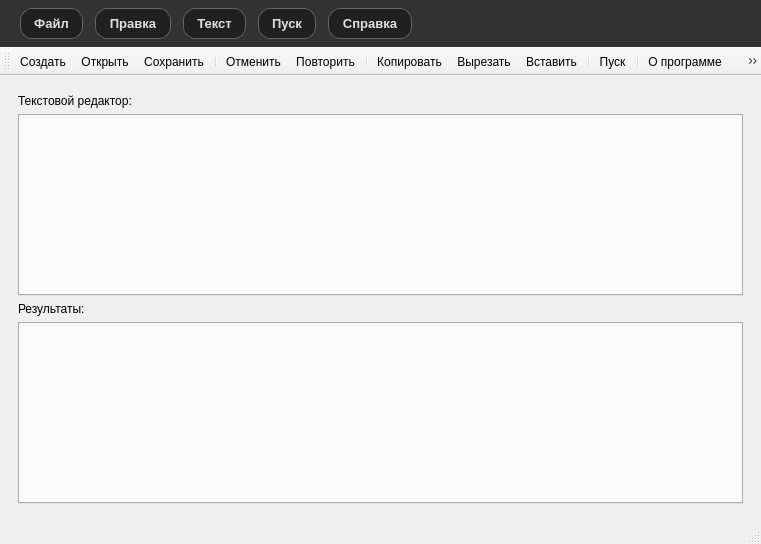
<?xml version="1.0" encoding="UTF-8"?>
<ui version="4.0">
 <class>MainWindow</class>
 <widget class="QMainWindow" name="MainWindow">
  <property name="geometry">
   <rect>
    <x>0</x>
    <y>0</y>
    <width>761</width>
    <height>544</height>
   </rect>
  </property>
  <property name="windowTitle">
   <string>MainWindow</string>
  </property>
  <widget class="QWidget" name="centralwidget">
   <layout class="QVBoxLayout" name="verticalLayout_2">
    <item>
     <widget class="QFrame" name="frame">
      <property name="styleSheet">
       <string notr="true">Qframe{
border:none;
}
</string>
      </property>
      <property name="frameShape">
       <enum>QFrame::Shape::NoFrame</enum>
      </property>
      <property name="frameShadow">
       <enum>QFrame::Shadow::Raised</enum>
      </property>
      <property name="lineWidth">
       <number>0</number>
      </property>
      <layout class="QVBoxLayout" name="verticalLayout_3">
       <item>
        <widget class="QLabel" name="label_2">
         <property name="text">
          <string>Текстовой редактор:</string>
         </property>
        </widget>
       </item>
       <item>
        <layout class="QVBoxLayout" name="verticalLayout">
         <property name="spacing">
          <number>-1</number>
         </property>
         <item>
          <widget class="QTabWidget" name="tabWidgetEditor">
           <property name="currentIndex">
            <number>-1</number>
           </property>
          </widget>
         </item>
         <item>
          <widget class="QLabel" name="label">
           <property name="text">
            <string>Результаты:</string>
           </property>
          </widget>
         </item>
         <item>
          <widget class="QTabWidget" name="tabWidgetResult">
           <property name="enabled">
            <bool>true</bool>
           </property>
           <property name="currentIndex">
            <number>-1</number>
           </property>
          </widget>
         </item>
        </layout>
       </item>
      </layout>
     </widget>
    </item>
   </layout>
  </widget>
  <widget class="QMenuBar" name="menubar">
   <property name="geometry">
    <rect>
     <x>0</x>
     <y>0</y>
     <width>761</width>
     <height>46</height>
    </rect>
   </property>
   <property name="styleSheet">
    <string notr="true">
/* Стиль для Menu Bar - темная тема */
QMenuBar {
    background-color: rgba(40, 40, 40, 0.95);
    border: none;
    border-bottom: 1px solid rgba(50, 50, 50, 0.1);
    padding: 6px 10px;
    spacing: 8px;
    font-family: -apple-system, BlinkMacSystemFont, 'Segoe UI', Roboto, Helvetica, Arial;
    font-size: 13px;
    font-weight: 500;
    color: #e0e0e0;
}

/* Стиль для элементов Menu Bar - круглые кнопки */
QMenuBar::item {
    background-color: rgba(30, 30, 30, 0.9);
    border: 1px solid rgba(100, 100, 100, 1);
    padding: 7px 13px;
    margin: 2px 2px;
    border-radius: 12px;  /* Увеличено с 2px до 15px для круглых кнопок */
    color: #e0e0e0;
    font-weight: 500;
}

/* Также можно увеличить радиус для других состояний */
QMenuBar::item:selected {
    background-color: rgba(255, 255, 255, 0.1);
    color: #ffffff;
    border-radius: 12px;  /* Добавлено для единообразия */
}

QMenuBar::item:pressed {
    background-color: rgba(255, 255, 255, 0.15);
    color: #ffffff;
    border-radius: 12px;  /* Добавлено для единообразия */
}

QMenuBar::item:open {
    background-color: rgba(40, 40, 40, 0.98);
    border: none;
    border-radius: 12px 12px 0 0;  /* Скруглены только верхние углы когда меню открыто */
}

/* Стиль для выпадающих меню - темная тема */
QMenu {
    background-color: rgba(40, 40, 40, 0.98);
    border: 1px solid rgba(255, 255, 255, 0.1);
    border-radius: 8px;
    padding: 6px 0px;
    font-family: -apple-system, BlinkMacSystemFont, 'Segoe UI', Roboto, Helvetica, Arial;
    font-size: 13px;
    color: #e0e0e0;
    
    /* Тень для меню - более выраженная в темной теме */
    box-shadow: 0 8px 20px rgba(0, 0, 0, 0.5);
}

/* Стиль для пунктов меню */
QMenu::item {
    background-color: transparent;
    padding: 8px 24px 8px 16px;
    margin: 2px 6px;
    border-radius: 12px;
    color: #e0e0e0;
}

/* Стиль для выбранного пункта меню - синий акцент */
QMenu::item:selected {
    background-color: #0066CC;
    color: white;
    border-radius: 12px;
}

/* Стиль для недоступных пунктов */
QMenu::item:disabled {
    color: rgba(255, 255, 255, 0.3);
    background-color: transparent;
}

/* Стиль для разделителей */
QMenu::separator {
    height: 1px;
    background-color: rgba(255, 255, 255, 0.15);
    margin: 6px 12px;
}</string>
   </property>
   <property name="nativeMenuBar">
    <bool>false</bool>
   </property>
   <widget class="QMenu" name="menu">
    <property name="title">
     <string>Файл</string>
    </property>
    <addaction name="create"/>
    <addaction name="open"/>
    <addaction name="save"/>
    <addaction name="saveAs"/>
    <addaction name="exit"/>
   </widget>
   <widget class="QMenu" name="menu_2">
    <property name="title">
     <string>Правка</string>
    </property>
    <addaction name="back"/>
    <addaction name="forward"/>
    <addaction name="cut"/>
    <addaction name="copy"/>
    <addaction name="paste"/>
    <addaction name="deleteFile"/>
    <addaction name="selectAll"/>
   </widget>
   <widget class="QMenu" name="menu_3">
    <property name="title">
     <string>Текст</string>
    </property>
    <addaction name="action_17"/>
    <addaction name="action_18"/>
    <addaction name="action_19"/>
    <addaction name="action_20"/>
    <addaction name="action_21"/>
    <addaction name="action_22"/>
    <addaction name="action_23"/>
   </widget>
   <widget class="QMenu" name="menu_4">
    <property name="title">
     <string>Пуск</string>
    </property>
    <addaction name="play"/>
   </widget>
   <widget class="QMenu" name="menu_5">
    <property name="title">
     <string>Справка</string>
    </property>
    <addaction name="about"/>
    <addaction name="info"/>
   </widget>
   <addaction name="menu"/>
   <addaction name="menu_2"/>
   <addaction name="menu_3"/>
   <addaction name="menu_4"/>
   <addaction name="menu_5"/>
  </widget>
  <widget class="QStatusBar" name="statusbar"/>
  <widget class="QToolBar" name="toolBar">
   <property name="windowTitle">
    <string>toolBar</string>
   </property>
   <property name="styleSheet">
    <string notr="true">/* Стиль для ToolBar */
QToolBar {
    border: none;
    border-bottom: 2px solid rgba(255, 255, 255, 0.15);
    spacing: 2px;
    padding: 2px;
	background-color: rgb(50,50,50);
}

/* Стиль для элементов ToolBar (кнопки) */
QToolButton {
    color: #e0e0e0;
    font-weight: 500;
    font-size: 13px;
    min-width: 32px;
    min-height: 32px;
    max-width: 32px;
    max-height: 32px;
    margin: 5px;
    border: none;  /* Убираем border по умолчанию */
    spacing: 5px;
    /* Выравнивание иконки */
    icon-size: 18px;
}

/* Hover состояние */
QToolButton:hover {
    background-color: rgba(255, 255, 255, 0.1);
    border: none;  /* Убираем border при hover */
    color: #ffffff;
}

/* Нажатое состояние - полностью убираем обводку */
QToolButton:pressed {
    background-color: rgba(255, 255, 255, 0.15);
    border: none;  /* Убираем border при нажатии */
    padding-top: 1px;
    padding-bottom: 0px;
    padding-left: 1px;
    padding-right: 0px;
}

/* Выбранное/активное состояние */
QToolButton:checked {
    background-color: rgba(0, 102, 204, 0.3);
    border: none;  /* Убираем border для checked состояния */
    color: white;
}

QToolButton:checked:hover {
    background-color: rgba(0, 102, 204, 0.5);
    border: none;  /* Убираем border для checked+hover */
}

/* Отключенное состояние */
QToolButton:disabled {
    background-color: rgba(30, 30, 30, 0.5);
    border: none;  /* Убираем border для disabled */
    color: rgba(255, 255, 255, 0.3);
}

/* Стиль для стрелки раскрывающегося меню */
QToolButton::menu-button {
    border: none;
    border-left: 1px solid rgba(255, 255, 255, 0.2);
    border-top-right-radius: 8px;
    border-bottom-right-radius: 8px;
    width: 16px;
    margin-left: 2px;
}

QToolButton::menu-button:hover {
    background-color: rgba(255, 255, 255, 0.1);
}

/* Стиль для кнопок с меню */
QToolButton[popupMode=&quot;1&quot;], QToolButton[popupMode=&quot;2&quot;] {
    border-radius: 8px;
    min-width: auto;
    max-width: none;
    min-height: 32px;
    max-height: 32px;
    padding: 0px 12px;
    padding-right: 16px;
    border: none;  /* Убираем border для кнопок с меню */
}

/* Стиль для иконок в тулбаре */
QToolBar QToolButton::icon {
    padding: 0px;
    width: 18px;
    height: 18px;
}

/* Стиль для разделителей в тулбаре */
QToolBar::separator {
    width: 1px;
    height: 24px;
    background-color: rgba(255, 255, 255, 0.2);
    margin: 4px 6px;
}

/* Стиль для выпадающих меню от кнопок тулбара */
QToolBar QMenu {
    background-color: rgba(40, 40, 40, 0.98);
    border: 1px solid rgba(255, 255, 255, 0.1);
    border-radius: 8px;
    padding: 6px 0px;
    font-size: 13px;
    color: #e0e0e0;
}

QToolBar QMenu::item {
    padding: 6px 24px 6px 16px;
    margin: 2px 6px;
    border-radius: 5px;
    color: #e0e0e0;
}

QToolBar QMenu::item:selected {
    background-color: #0066CC;
    color: white;
}

/* Вертикальный тулбар */
QToolBar:vertical {
    border-right: 1px solid rgba(255, 255, 255, 0.1);
    border-bottom: none;
}

QToolBar::handle:vertical {
    height: 4px;
    width: 20px;
    margin: 2px 4px;
}

QToolBar::separator:vertical {
    width: 20px;
    height: 2px;
    margin: 4px 2px;
}

/* Вертикальные кнопки в тулбаре */
QToolBar:vertical QToolButton {
    min-width: 32px;
    min-height: 32px;
    max-width: 32px;
    max-height: 32px;
    border-radius: 8px;
    border: none;  /* Убираем border для вертикальных кнопок */
}

/</string>
   </property>
   <property name="movable">
    <bool>true</bool>
   </property>
   <property name="allowedAreas">
    <set>Qt::ToolBarArea::AllToolBarAreas</set>
   </property>
   <property name="floatable">
    <bool>true</bool>
   </property>
   <attribute name="toolBarArea">
    <enum>TopToolBarArea</enum>
   </attribute>
   <attribute name="toolBarBreak">
    <bool>false</bool>
   </attribute>
   <addaction name="create"/>
   <addaction name="open"/>
   <addaction name="save"/>
   <addaction name="separator"/>
   <addaction name="back"/>
   <addaction name="forward"/>
   <addaction name="separator"/>
   <addaction name="copy"/>
   <addaction name="cut"/>
   <addaction name="paste"/>
   <addaction name="separator"/>
   <addaction name="play"/>
   <addaction name="separator"/>
   <addaction name="about"/>
   <addaction name="info"/>
  </widget>
  <action name="create">
   <property name="icon">
    <iconset theme="QIcon::ThemeIcon::ListAdd"/>
   </property>
   <property name="text">
    <string>Создать</string>
   </property>
   <property name="shortcut">
    <string>Meta+N</string>
   </property>
  </action>
  <action name="open">
   <property name="icon">
    <iconset theme="QIcon::ThemeIcon::FolderNew"/>
   </property>
   <property name="text">
    <string>Открыть</string>
   </property>
   <property name="shortcut">
    <string>Meta+O</string>
   </property>
  </action>
  <action name="save">
   <property name="icon">
    <iconset theme="QIcon::ThemeIcon::DocumentSave"/>
   </property>
   <property name="text">
    <string>Сохранить</string>
   </property>
   <property name="shortcut">
    <string>Meta+S</string>
   </property>
  </action>
  <action name="saveAs">
   <property name="icon">
    <iconset theme="QIcon::ThemeIcon::DocumentSaveAs"/>
   </property>
   <property name="text">
    <string>Сохранить как</string>
   </property>
  </action>
  <action name="exit">
   <property name="icon">
    <iconset theme="QIcon::ThemeIcon::WindowClose"/>
   </property>
   <property name="text">
    <string>Выход</string>
   </property>
  </action>
  <action name="back">
   <property name="icon">
    <iconset theme="QIcon::ThemeIcon::GoPrevious"/>
   </property>
   <property name="text">
    <string>Отменить</string>
   </property>
   <property name="shortcut">
    <string>Meta+Z</string>
   </property>
  </action>
  <action name="forward">
   <property name="icon">
    <iconset theme="QIcon::ThemeIcon::GoNext"/>
   </property>
   <property name="text">
    <string>Повторить</string>
   </property>
   <property name="shortcut">
    <string>Meta+Y</string>
   </property>
  </action>
  <action name="cut">
   <property name="icon">
    <iconset theme="QIcon::ThemeIcon::EditCut"/>
   </property>
   <property name="text">
    <string>Вырезать</string>
   </property>
  </action>
  <action name="copy">
   <property name="icon">
    <iconset theme="QIcon::ThemeIcon::EditCopy"/>
   </property>
   <property name="text">
    <string>Копировать</string>
   </property>
  </action>
  <action name="paste">
   <property name="icon">
    <iconset theme="QIcon::ThemeIcon::EditPaste"/>
   </property>
   <property name="text">
    <string>Вставить</string>
   </property>
  </action>
  <action name="deleteFile">
   <property name="icon">
    <iconset theme="QIcon::ThemeIcon::EditDelete"/>
   </property>
   <property name="text">
    <string>Удалить</string>
   </property>
  </action>
  <action name="selectAll">
   <property name="icon">
    <iconset theme="QIcon::ThemeIcon::EditSelectAll"/>
   </property>
   <property name="text">
    <string>Выделить всё</string>
   </property>
  </action>
  <action name="action_13">
   <property name="text">
    <string>Документация</string>
   </property>
  </action>
  <action name="about">
   <property name="icon">
    <iconset theme="QIcon::ThemeIcon::DialogInformation"/>
   </property>
   <property name="text">
    <string>О программе</string>
   </property>
  </action>
  <action name="play">
   <property name="checkable">
    <bool>false</bool>
   </property>
   <property name="icon">
    <iconset theme="QIcon::ThemeIcon::MediaPlaybackStart"/>
   </property>
   <property name="text">
    <string>Пуск</string>
   </property>
   <property name="visible">
    <bool>true</bool>
   </property>
   <property name="shortcutVisibleInContextMenu">
    <bool>false</bool>
   </property>
  </action>
  <action name="info">
   <property name="icon">
    <iconset theme="QIcon::ThemeIcon::DocumentProperties"/>
   </property>
   <property name="text">
    <string>Документация</string>
   </property>
  </action>
  <action name="action_17">
   <property name="text">
    <string>Постановка задачи</string>
   </property>
  </action>
  <action name="action_18">
   <property name="text">
    <string>Грамматика</string>
   </property>
  </action>
  <action name="action_19">
   <property name="text">
    <string>Классификация грамматики</string>
   </property>
  </action>
  <action name="action_20">
   <property name="text">
    <string>Метод анализа</string>
   </property>
  </action>
  <action name="action_21">
   <property name="text">
    <string>Текстовый пример</string>
   </property>
  </action>
  <action name="action_22">
   <property name="text">
    <string>Список литературы</string>
   </property>
  </action>
  <action name="action_23">
   <property name="text">
    <string>Исходный код программы</string>
   </property>
  </action>
 </widget>
 <resources/>
 <connections/>
</ui>
